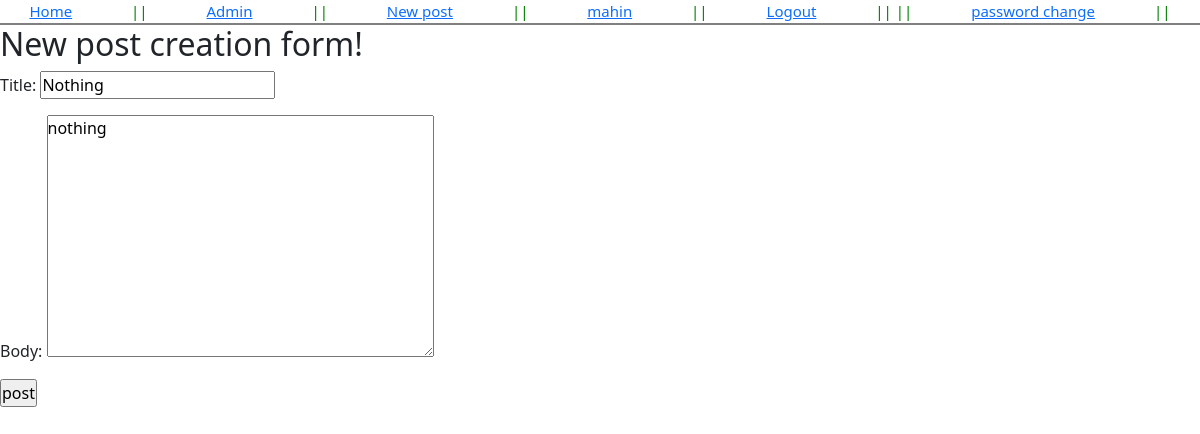
/post/3/edit/ (signed in), run on the app's committed database.
### account/models.py (models this page shows)
class CustomUser(AbstractUser):
    age = models.PositiveIntegerField(default=0)

### blog/models.py (models this page shows, shortened)
class Post(models.Model):
    title = models.CharField(max_length=250)
    author = models.ForeignKey(settings.AUTH_USER_MODEL,on_delete=models.CASCADE)
    body = models.TextField()

### blog/views.py (the view)
# urls.py: path('post/<int:pk>/edit/',views.UpdatePostView.as_view(),name='edit'),
class UpdatePostView(LoginRequiredMixin, UpdateView):
    model = Post
    fields = ['title','body']
    template_name = 'blog/edit_post.html'
    login_url = 'login'

### templates/blog/edit_post.html (shortened to what this page needs)
{% extends 'blog/base.html' %}
{% block content %}
<div class="create">
    <h2>New post creation form!</h2>
    <form action="" method="POST">
        {{form.as_p}}
        <input type="submit" value="post">
    </form>
</div>
{% endblock content %}

### templates/blog/base.html (shortened to what this page needs)
{% load static %}
<!DOCTYPE html>
<html lang="en">
<head>
    <link rel="stylesheet" href="{% static 'css/style.css' %}">
    <link href="https://cdn.jsdelivr.net/npm/bootstrap@5.0.2/dist/css/bootstrap.min.css" rel="stylesheet">
</head>
<body>
    <header>
        <a href="{% url 'home' %}">Home</a> || <a href="{% url 'admin:index' %}">Admin</a> || <a href="{% url 'create_post' %}">New post </a>
        {% if user.is_authenticated %}
            || <a href="#">{{user.username}}</a>
            || <a href="{% url 'logout' %}">Logout</a> ||
            || <a href="{% url 'password_change' %}">password change</a>||
            {% else %}
       || <a href="{% url 'login' %}">Login</a>
         || <a href="{% url 'signup' %}">Register</a> ||
         || <a href="{% url 'password_reset' %}">password reset</a>||
        {% endif %}
    </header>
    {% block content %}
    {% endblock content %}
</body>
</html>

### static/css/style.css (style rules this page uses)
* { margin: 0; padding: 0; }
body { font-family: 'Source Sans Pro', sans-serif; font-size: 18px; }
header { font-size: 15px; color: green; display: flex; justify-content: space-around; border-bottom: 2px solid gray; }
h2 { margin:10 0 10 0; }

### data on the page
CustomUser: username "mahin"
Post: title "Nothing", body "nothing"
